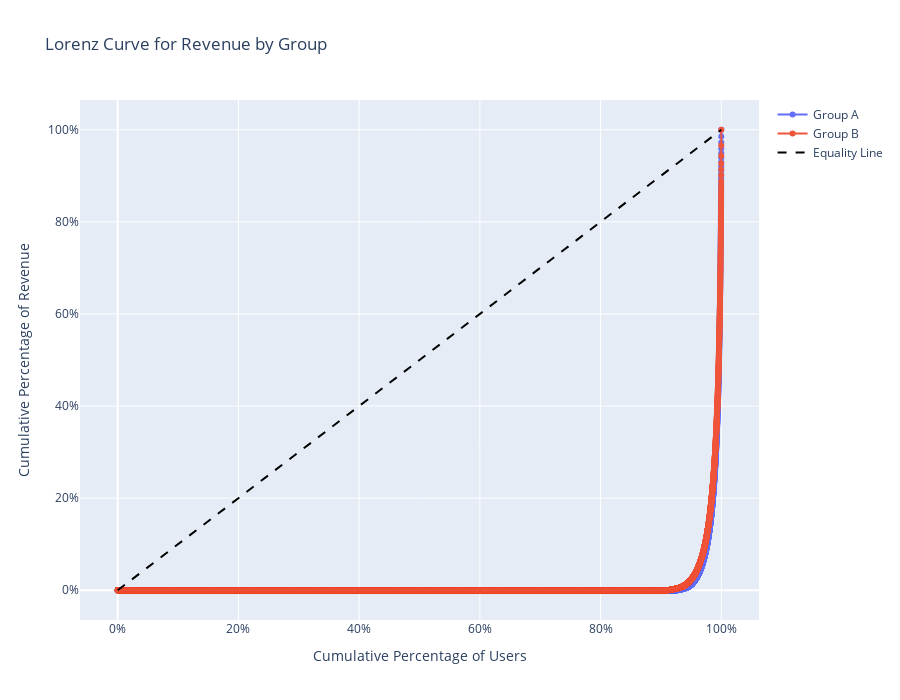

Write notebook code for a chart like this one.
### Markdown cell above
The melted data shows that for both groups, a large share of users fall under the "no_purchase" category (43.4% for Group A and 41.6% for Group B), which, as expected, contributes 0% to revenue. In contrast, the paying packages (coin_pack, mix_pack, and other) account for smaller user percentages (roughly 1.8–3.0% per package) but together generate a significant revenue share—Group A's paying packages contribute between 12–16% each, while in Group B they contribute roughly 18–19% each. This indicates that although fewer users make purchases, those purchases drive most of the revenue

### Code cell
import numpy as np
import pandas as pd
import plotly.graph_objects as go

# Aggregate revenue by user (each user appears only once per group)
df_user_revenue = df_revenue.groupby(['user_id', 'group_id'], as_index=False).agg(
    user_total_revenue=('total_revenue', 'sum')
)

# Separate data for Group A and Group B
df_A = df_user_revenue[df_user_revenue['group_id'] == 'A']
df_B = df_user_revenue[df_user_revenue['group_id'] == 'B']

def compute_lorenz_curve(revenue_array):
    # Sort the revenue values in ascending order
    sorted_revenue = np.sort(revenue_array)
    # Compute the cumulative revenue
    cum_revenue = np.cumsum(sorted_revenue)
    total_revenue = cum_revenue[-1]
    # Normalize cumulative revenue to get cumulative percentage of revenue
    lorenz_curve = cum_revenue / total_revenue if total_revenue > 0 else cum_revenue
    # Prepend a 0 to represent the origin (0% users, 0% revenue)
    lorenz_curve = np.insert(lorenz_curve, 0, 0)
    # Generate the cumulative percentage of users (x-axis)
    n = len(sorted_revenue)
    cum_users = np.linspace(0, 1, n + 1)
    return cum_users, lorenz_curve

# Compute Lorenz curve coordinates for each group
x_A, y_A = compute_lorenz_curve(df_A['user_total_revenue'].values)
x_B, y_B = compute_lorenz_curve(df_B['user_total_revenue'].values)

# Create the plot using Plotly
fig = go.Figure()
fig.add_trace(go.Scatter(x=x_A, y=y_A, mode='lines+markers', name='Group A'))
fig.add_trace(go.Scatter(x=x_B, y=y_B, mode='lines+markers', name='Group B'))
# Add the 45° equality line for reference
fig.add_trace(go.Scatter(x=[0, 1], y=[0, 1], mode='lines', 
                         line=dict(dash='dash', color='black'),
                         name='Equality Line'))

fig.update_layout(
    title="Lorenz Curve for Revenue by Group",
    xaxis_title="Cumulative Percentage of Users",
    yaxis_title="Cumulative Percentage of Revenue",
    xaxis=dict(tickformat=".0%"),
    yaxis=dict(tickformat=".0%"),
    height=700
)
fig.show()

### Figure 1 — Plotly figure (JSON) as saved in the notebook; plotly's stock layout.template omitted (floating-point values rounded to 4 significant figures; data arrays with more than 128 entries replaced by an {"elided": "..."} marker saying what was removed)
{"data": [{"mode": "lines+markers", "name": "Group A", "type": "scatter", "x": {"elided": "37189 float values"}, "y": {"elided": "37189 float values"}}, {"mode": "lines+markers", "name": "Group B", "type": "scatter", "x": {"elided": "36263 float values"}, "y": {"elided": "36263 float values"}}, {"line": {"color": "black", "dash": "dash"}, "mode": "lines", "name": "Equality Line", "type": "scatter", "x": [0, 1], "y": [0, 1]}], "layout": {"height": 700, "title": {"text": "Lorenz Curve for Revenue by Group"}, "xaxis": {"tickformat": ".0%", "title": {"text": "Cumulative Percentage of Users"}}, "yaxis": {"tickformat": ".0%", "title": {"text": "Cumulative Percentage of Revenue"}}}}
